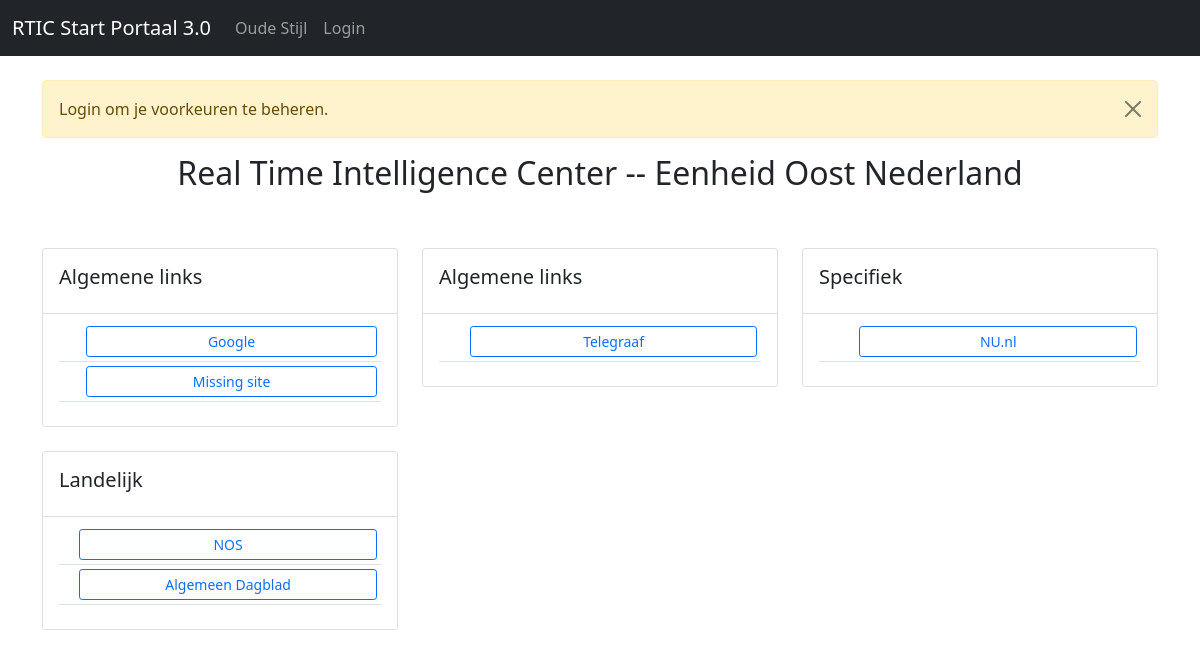
/, run on an earlier commit of the app's database.
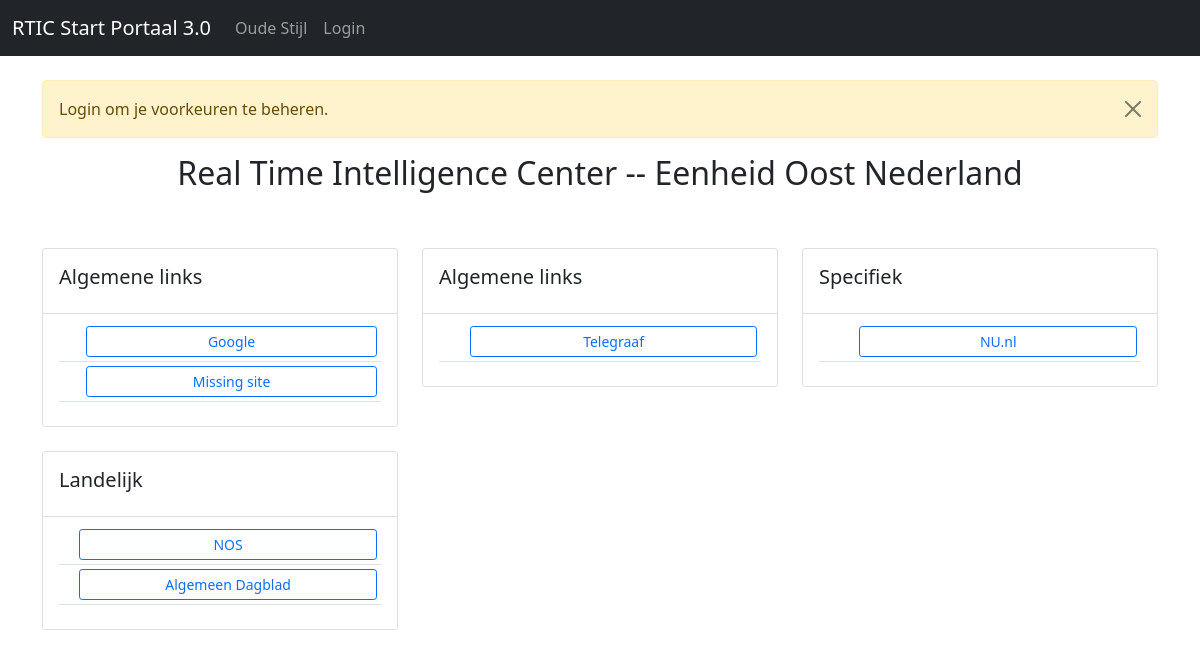
And on a later commit of the database.
### launcher/models.py (models this page shows, shortened)
class Preference(models.Model):
	user = models.ForeignKey(settings.AUTH_USER_MODEL, on_delete=models.PROTECT)
	site = models.ForeignKey(Site, on_delete=models.CASCADE)
	preStart = models.BooleanField(null=True)
	class Meta:
		constraints = [
			models.UniqueConstraint(fields=['user', 'site'], name='unique_preference'),
		]

class Site(models.Model):
	sitOmschrijving = models.CharField(max_length=100)
	sitUrl = models.CharField(max_length=100)
	categorie = models.ForeignKey(Categorie, on_delete=models.PROTECT)
	sitActief = models.BooleanField(default=True)
	class Meta:
		ordering = ['-sitActief','categorie','sitOmschrijving']

### launcher/views.py (the view)
# urls.py: 2. Add a URL to urlpatterns:  path('', views.home, name='home')
def home(request):
	if request.user.is_authenticated:
		user_id = request.user.id
		insert = insert_missing_user_preferences(user_id)
	else:
		user_id = 1
		insert = None
		messages.success(request, ('Login om je voorkeuren te beheren.'))
	activeCategories = Categorie.objects.filter(catActief=True)
	preferences = Preference.objects.filter(site__categorie__catActief=True).filter(site__sitActief=True).filter(user__id=user_id)
	preferenceJS = Preference.objects.filter(site__categorie__catActief=True).filter(site__sitActief=True).filter(preStart=True).filter(user__id=user_id)
	return render(request,'home2.html',
		{
		'activeCategories': activeCategories,
		'preferences': preferences,
		'preferenceJS': preferenceJS,
		'insert': insert,
		'user_id': user_id
		})

### launcher/templates/home2.html (shortened to what this page needs)
{% extends 'base.html' %}
{% block content%}
<center><h2>Real Time Intelligence Center -- Eenheid Oost Nederland</h2></center>
<br/>
<br/>
{% if activeCategories %}
<div class="row row-cols-1 row-cols-md-3 g-4">
  {% for cat in activeCategories %}
  <div class="col">
    <div class="card">
      <div class="card-body">
        <h5 class="card-title">{{ cat.catOmschrijving }}</h5>
      </div>
      <ul class="list-group list-group-flush">
          <li class="list-group-item">
            <table class="table table-sm">
              <tbody>
      {% for pref in preferences %}
        {% if pref.site.categorie == cat %}
                <tr>
                  {% if pref.preStart %}
                    <td>
                    </td>
                    <td>
                      <div class="d-grid gap-2">
                        <a button type="button" class="btn btn-outline-primary btn-sm" href="{{ pref.site.sitUrl }}" target='_blank' title='Klik hier om {{ pref.site.sitOmschrijving }} op te starten'>{{ pref.site.sitOmschrijving }}</a>
                      </div>
                    </td>
                  {% else %}
                     <td>
                    </td>
                    <td>
                      <div class="d-grid gap-2">
                        <a button type="button" class="btn btn-outline-primary btn-sm" href="{{ pref.site.sitUrl }}" target='_blank' title='Klik hier om {{ pref.site.sitOmschrijving }} op te starten'>{{ pref.site.sitOmschrijving }}</a>
                      </div>
                    </td>
                  {% endif %}
                </tr>
        {% endif %}
      {% endfor %}
          </tbody>
          </table>
        </li>
      </ul>
    </div>
  </div>
  {% endfor %}
</div>
{% endif %}
{% endblock%}

What changed in the data, as far as the page shows it:
changed Preference "Missing site": preStart True → False (drawn)
changed Preference "Telegraaf": preStart False → True (drawn)
changed Preference "NU.nl": preStart False → True (drawn)
